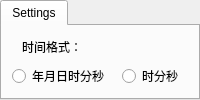
        <widget class="QTabWidget" name="Selection">
         <property name="sizePolicy">
          <sizepolicy hsizetype="Expanding" vsizetype="Expanding">
           <horstretch>0</horstretch>
           <verstretch>0</verstretch>
          </sizepolicy>
         </property>
         <property name="minimumSize">
          <size>
           <width>200</width>
           <height>0</height>
          </size>
         </property>
         <property name="maximumSize">
          <size>
           <width>16777215</width>
           <height>220</height>
          </size>
         </property>
         <property name="currentIndex">
          <number>0</number>
         </property>
         <property name="documentMode">
          <bool>false</bool>
         </property>
         <widget class="QWidget" name="Settings">
          <attribute name="title">
           <string>Settings</string>
          </attribute>
          <widget class="QLabel" name="timeStyle">
           <property name="geometry">
            <rect>
             <x>20</x>
             <y>10</y>
             <width>71</width>
             <height>21</height>
            </rect>
           </property>
           <property name="text">
            <string>时间格式：</string>
           </property>
          </widget>
          <widget class="QRadioButton" name="hms_radiobutton">
           <property name="geometry">
            <rect>
             <x>120</x>
             <y>40</y>
             <width>61</width>
             <height>20</height>
            </rect>
           </property>
           <property name="text">
            <string>时分秒</string>
           </property>
          </widget>
          <widget class="QRadioButton" name="yMdhms_radiobutton">
           <property name="geometry">
            <rect>
             <x>10</x>
             <y>40</y>
             <width>95</width>
             <height>20</height>
            </rect>
           </property>
           <property name="text">
            <string>年月日时分秒</string>
           </property>
          </widget>
         </widget>
        </widget>
